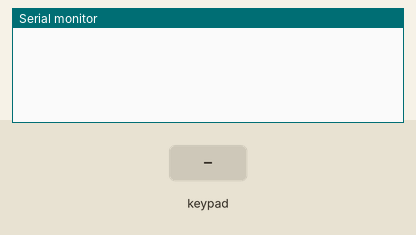
Bench run of a sketch on a simulated Arduino Uno, built with avr-gcc and run on an emulated ATmega328P. Shown: the last lines printed to the serial monitor. Wiring (inferred from the names in the program): PCF8574 port expander at I2C address 0x20. Wiring (inferred from the signals the program sends): 4×4 keypad with keys 1 2 3 A 4 5 6 B 7 8 9 C * 0 # D: rows Q4, Q5, Q6, Q7; columns Q0, Q1, Q2, Q3. The test bench sets the inputs (shaded band).

Above: at 1.2 s.
1.3 s: key '1' pressed
At 2.2 s:
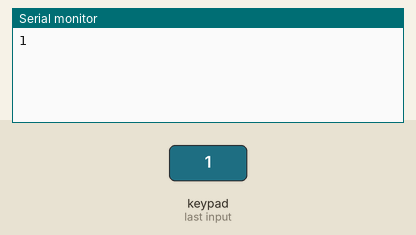
2.8 s: keypad keys 0 1 2 3 pressed 0.4 s apart
At 3.07 s:
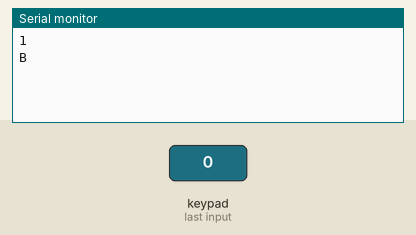
5.9 s: key 'A' pressed
At 6.5 s:
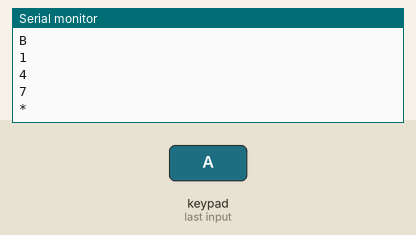
7.4 s: keypad keys 0 1 2 3 # pressed 0.4 s apart
At 9.7 s:
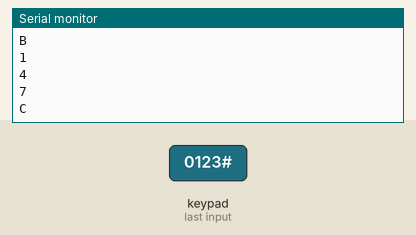
10.9 s: key 'D' pressed
At 11.6 s:
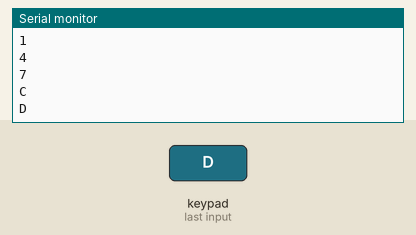
12.4 s: keypad keys 0 1 2 3 * pressed 0.4 s apart
At 14.7 s:
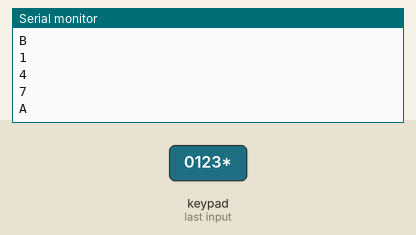
Timing chart, 0 to 16.2 s (numbered marks = the images above; inputs shaded):
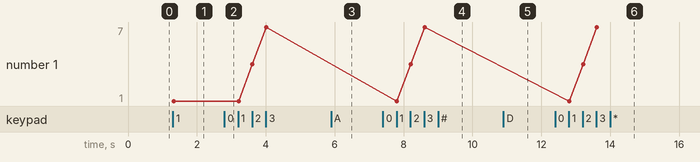

The sketch:

sketch_jun07c.ino
```cpp
#include <Key.h>
#include <Keypad.h>
#include <Keypad_I2C.h>

#define I2CADDR 0x20 // Set the Address of the PCF8574

const byte ROWS = 4; // Set the number of Rows
const byte COLS = 4; // Set the number of Columns

// Set the Key at Use (4x4)
char keys [ROWS] [COLS] = {
  {'1', '2', '3', 'A'},
  {'4', '5', '6', 'B'},
  {'7', '8', '9', 'C'},
  {'*', '0', '#', 'D'}
};

// define active Pin (4x4)
byte rowPins [ROWS] = {0, 1, 2, 3}; // Connect to Keyboard Row Pin
byte colPins [COLS] = {4, 5, 6, 7}; // Connect to Pin column of keypad.

// makeKeymap (keys): Define Keymap
// rowPins:Set Pin to Keyboard Row
// colPins: Set Pin Column of Keypad
// ROWS: Set Number of Rows.
// COLS: Set the number of Columns
// I2CADDR: Set the Address for i2C
// PCF8574: Set the number IC
Keypad_I2C keypad (makeKeymap (keys), rowPins, colPins, ROWS, COLS, I2CADDR, PCF8574);

void setup () {
  Wire .begin (); // Call the connection Wire
  keypad.begin (makeKeymap (keys)); // Call the connection
  Serial.begin (9600);

}
void loop () {

  char key = keypad.getKey (); // Create a variable named key of type char to hold the characters pressed

  if (key) {// if the key variable contains
    Serial.println (key); // output characters from Serial Monitor
  }
}
```

Measured:
- after the input at 1.3 s, the serial monitor: prints a new line at once (image 1)
- after the input at 2.8 s, the serial monitor: prints a new line at once (image 2)
- after the input at 5.9 s, the serial monitor: prints a new line at once (image 3)
- after the input at 7.4 s, the serial monitor: prints a new line at once (image 4)
- after the input at 10.9 s, the serial monitor: prints a new line at once (image 5)
- after the input at 12.4 s, the serial monitor: prints a new line at once (image 6)
- plotted number 1: 1 → 7 after the input at 2.8 s
